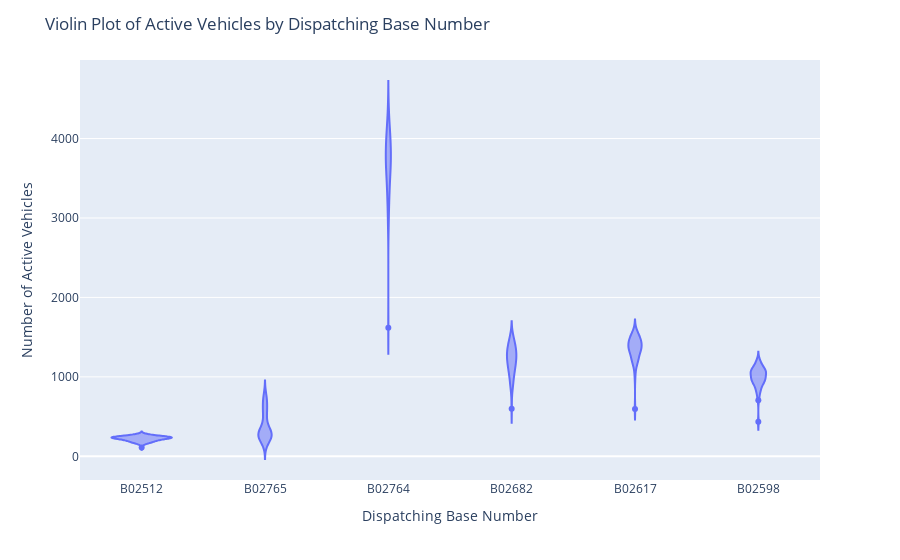

Notebook cell for this chart:
### Markdown cell above
In the above box plot, if we hover over box, it will show 5 points. q1 is 25th percentile, q2 is median and q3 is 75th percentile

### Code cell
#similarly we can also create violin plot

fig2= px.violin(x= "dispatching_base_number", y= "active_vehicles", data_frame= uber_foil)

fig2.update_xaxes(title_text="Dispatching Base Number")

fig2.update_yaxes(title_text="Number of Active Vehicles")

fig2.update_layout(title_text="Violin Plot of Active Vehicles by Dispatching Base Number")

fig2.show()

### Figure 1 — Plotly figure (JSON) as saved in the notebook; plotly's stock layout.template omitted (floating-point values rounded to 4 significant figures; data arrays with more than 128 entries replaced by an {"elided": "..."} marker saying what was removed)
{"data": [{"alignmentgroup": "True", "box": {"visible": false}, "hovertemplate": "dispatching_base_number=%{x}<br>active_vehicles=%{y}<extra></extra>", "legendgroup": "", "marker": {"color": "#636efa"}, "name": "", "offsetgroup": "", "orientation": "v", "scalegroup": "True", "showlegend": false, "type": "violin", "x": {"elided": "354 str values"}, "x0": " ", "xaxis": "x", "y": {"elided": "354 int values"}, "y0": " ", "yaxis": "y"}], "layout": {"legend": {"tracegroupgap": 0}, "margin": {"t": 60}, "title": {"text": "Violin Plot of Active Vehicles by Dispatching Base Number"}, "violinmode": "group", "xaxis": {"anchor": "y", "domain": [0, 1], "title": {"text": "Dispatching Base Number"}}, "yaxis": {"anchor": "x", "domain": [0, 1], "title": {"text": "Number of Active Vehicles"}}}}
